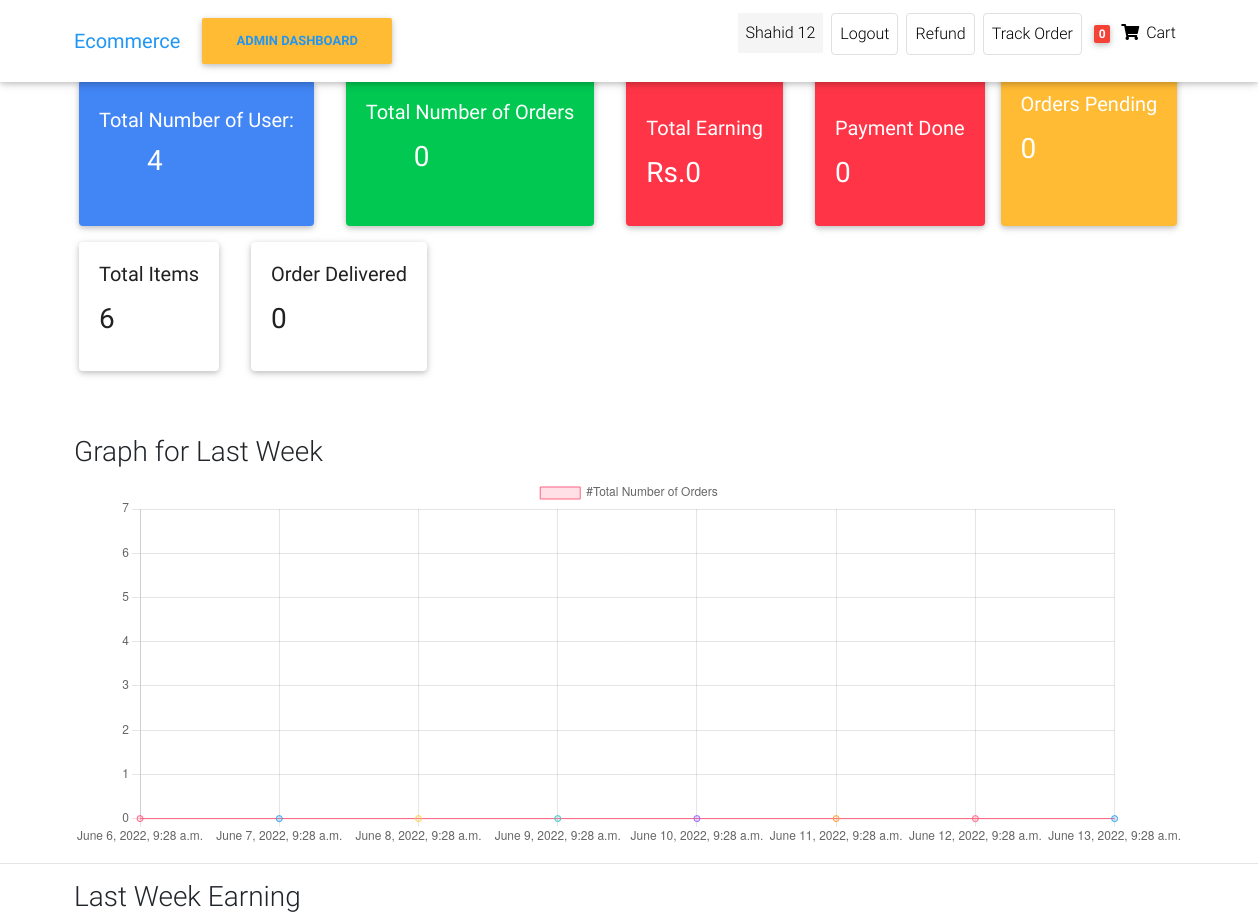
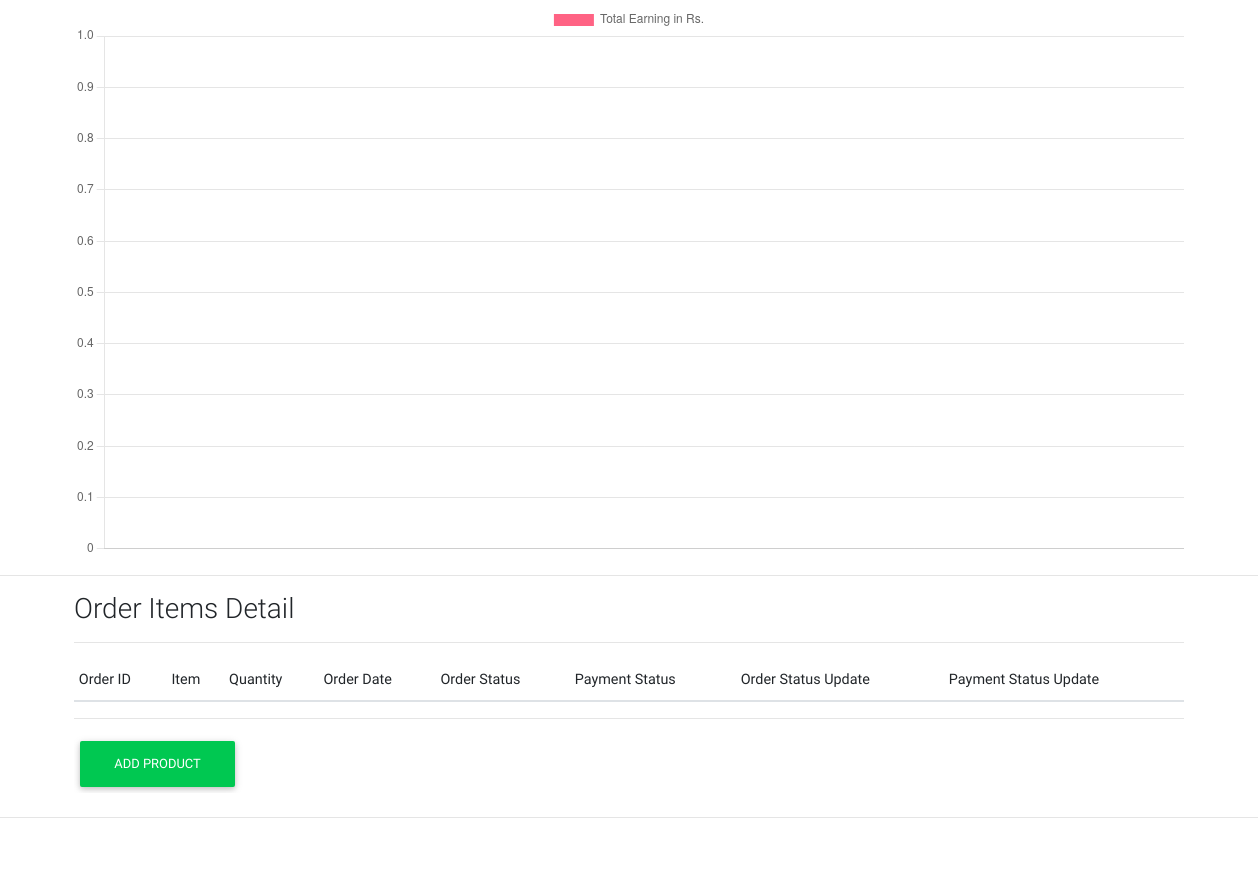
Before: /admin-dashboard/ (signed in) with the older database file (2 pictures, top to bottom).
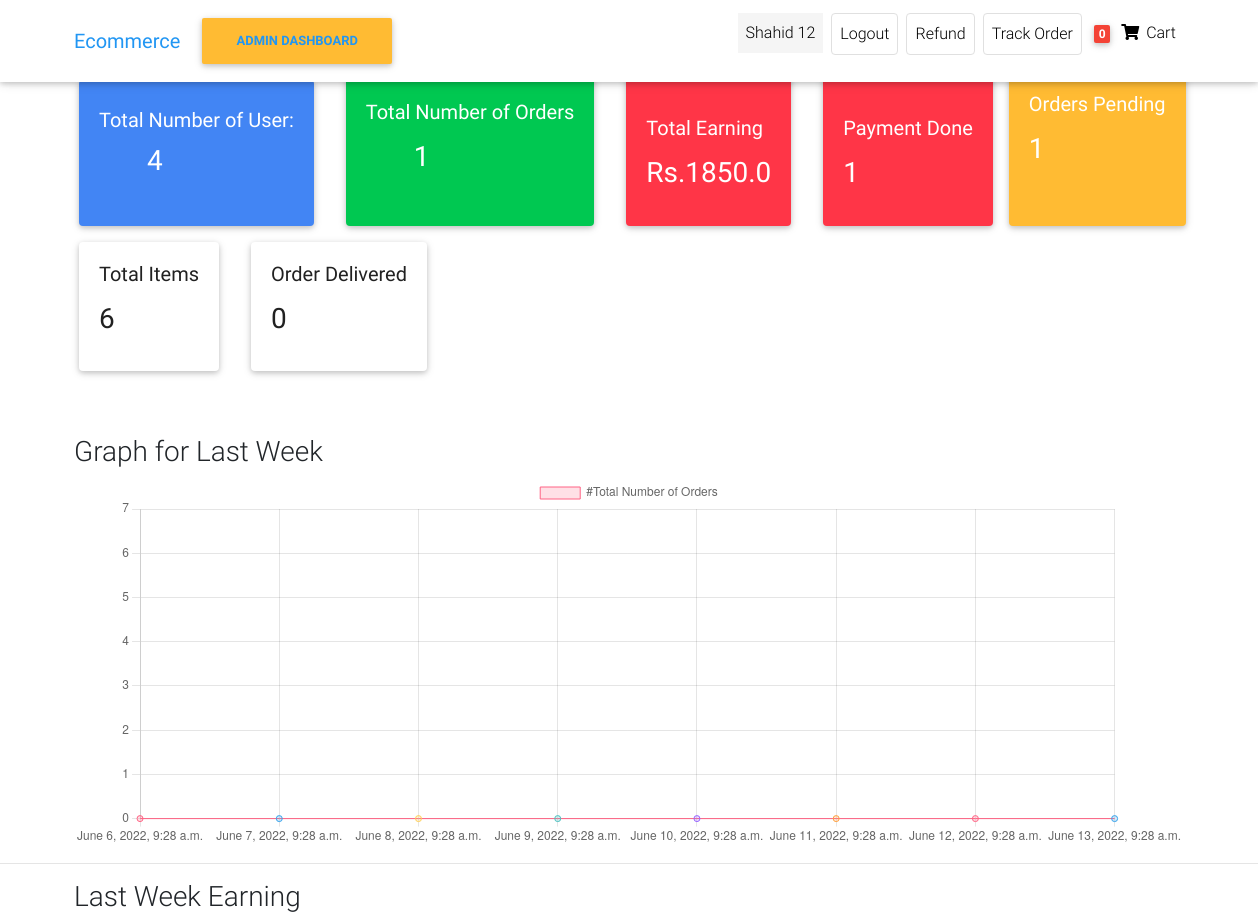
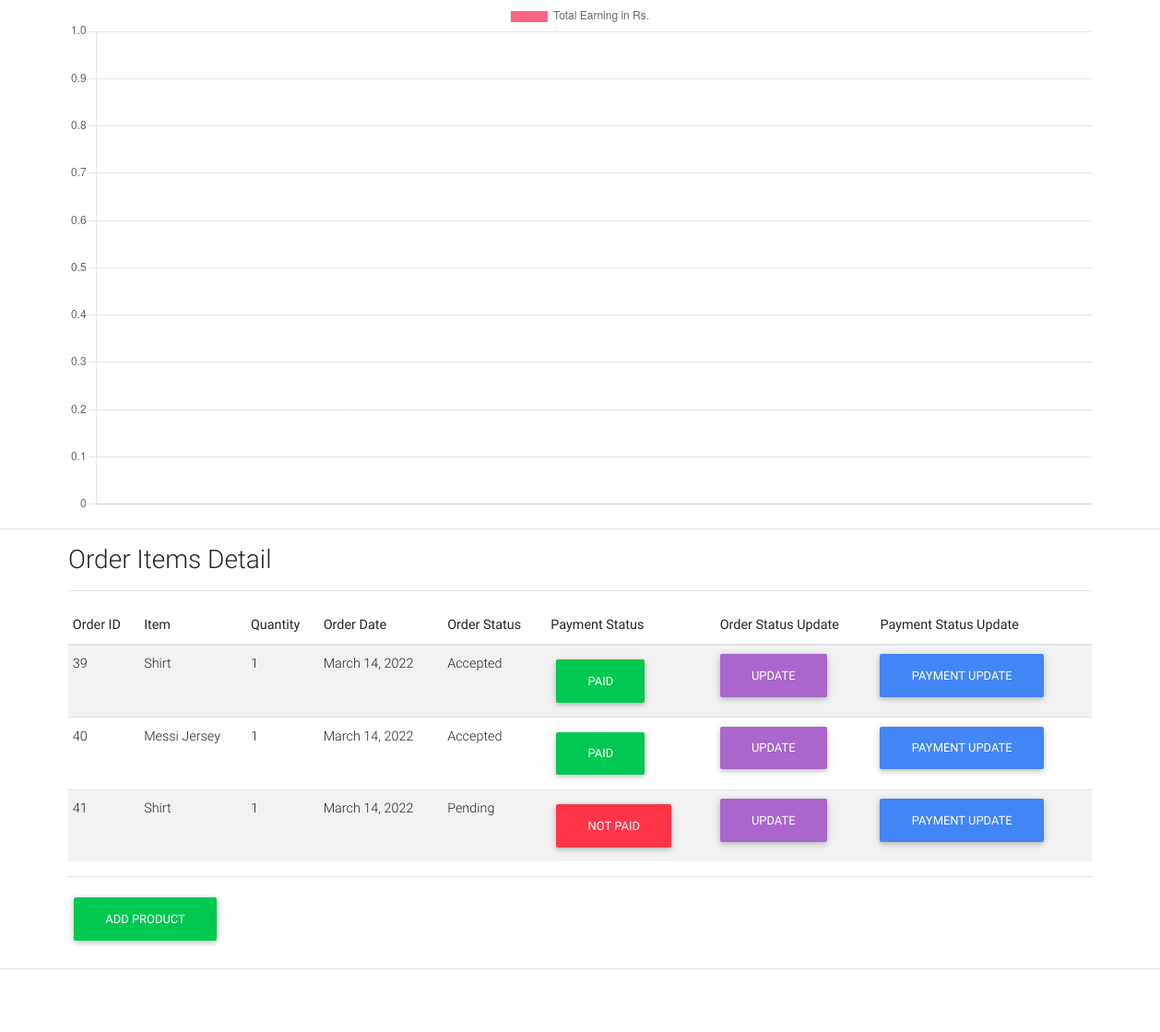
After: the same page with the newer database file (2 pictures, top to bottom).
### front/models.py (models this page shows, shortened)
class OrderItem(models.Model):
    user=models.ForeignKey(Customer,on_delete=models.CASCADE,null=True,blank=True)
    ordered=models.BooleanField(default=False)
    item=models.ForeignKey(Item,on_delete=models.CASCADE)
    quantity=models.IntegerField(default=1)

class Item(models.Model):
    upload_path = 'Images'
    title=models.CharField(max_length=50)
    price=models.FloatField()
    discount_price=models.FloatField(blank=True,null=True)
    category=models.CharField(choices=CATEGORY_CHOICES,max_length=2)
    label=models.CharField(choices=LABEL_CHOICES,max_length=1)
    slug=models.SlugField(blank=True)
    description=models.TextField()
    image=models.ImageField(upload_to=upload_path,null=True,blank=True)

class Order(models.Model):
    user=models.ForeignKey(Customer,on_delete=models.CASCADE)
    ref_code=models.CharField(max_length=20,blank=True,null=True)
    items=models.ManyToManyField(OrderItem)
    start_date = models.DateTimeField(auto_now_add=True)
    ordered_date=models.DateField()
    ordered=models.BooleanField(default=False)#it check whether has been ordered or not
    billing_address=models.ForeignKey('Address',related_name='billing_address',on_delete=models.SET_NULL,blank=True,null=True)
    shipping_address=models.ForeignKey('Address',related_name='shipping_address',on_delete=models.SET_NULL,blank=True,null=True)
    payment_detail=models.ForeignKey('Payments',on_delete=models.SET_NULL,blank=True,null=True)
    coupon=models.ForeignKey('Coupon',on_delete=models.SET_NULL,blank=True,null=True)
    being_delivered=models.BooleanField(default=False)#deliver hogaya
    received=models.BooleanField(default=False)#order hmne receive karliya
    order_status=models.CharField(choices=status,max_length=10,default='Pe')
    refund_requested=models.BooleanField(default=False)
    refund_granted=models.BooleanField(default=False)

### front/views.py (the view)
# urls.py: path('admin-dashboard/',  views.admin_dashboard, name='admin_dashboard'),
@login_required(login_url="login/")
def admin_dashboard(request):
    users=Customer.objects.all().count()
    total_ordered=Order.objects.filter(ordered=True).count()
    total_earnings=Payments.objects.aggregate(Sum('amount'))
    print(total_earnings['amount__sum'])
    order_pending=Order.objects.filter(order_status="Pe").count()
    order_delivered=Order.objects.filter(order_status="D").count()
    order_payment_done=Order.objects.filter(payment_detail__paid=True).count()
    orders=Order.objects.all()
    payment_ids=Payments.objects.all()
    total_items=Item.objects.all().count()
    today=datetime.datetime.now()
    last_week=today-datetime.timedelta(days=7)
    seven_days_count=[]
    seven_days_date=[]
    seven_days_earning=[]
    seven_days_record=[]
    n=0
    while(n<8):
        if n==0:
            last_week
        else:
            last_week=last_week+datetime.timedelta(days=1)
        seven_days_date.append(last_week)
        last_seven_days_orders=Order.objects.filter(ordered_date=last_week)
        last_seven_days_orders_count=last_seven_days_orders.count()
        payment=Payments.objects.filter(timestamp__date=last_week.date())
        total_earning=payment.aggregate(Sum('amount'))
        if total_earning['amount__sum']:
            seven_days_earning.append(total_earning['amount__sum'])
            seven_days_record.append(last_week)
        seven_days_count.append(last_seven_days_orders_count)
        n+=1
    context={'orders':orders,'users':users,'total_ordered':total_ordered,'total_earnings':total_earnings['amount__sum']
    ,'order_pending':order_pending,'total_items':total_items,'seven_days_count':seven_days_count,'seven_days_date':seven_days_date,
    'seven_days_earning':seven_days_earning,'seven_days_record':seven_days_record,'order_delivered':order_delivered,'order_payment_done':order_payment_done
    ,'payment':payment}
    return render(request,'Ecommerce/admin_dashboard.html',context=context)

### front/templatetags/cart_template_tags.py (called while the page is built)
@register.filter
def cart_item_count(user):
    if user.is_authenticated:
        qs=Order.objects.filter(user=user,ordered=False)
        if qs.exists():
            return qs[0].items.count()
    return 0

### front/templates/Ecommerce/admin_dashboard.html (shortened to what the changed rows need)
<!DOCTYPE html>
{% load static %}
{% load cart_template_tags %}
<html lang="en">
    <head>
        <link rel="stylesheet"
              href="https://use.fontawesome.com/releases/v5.11.2/css/all.css">
        <link href="{% static 'css/bootstrap.min.css' %}" rel="stylesheet">
        <link href="{% static 'css/mdb.min.css' %}" rel="stylesheet">
        <link href="{% static 'static' %}" rel="stylesheet">
    </head>
    <body>
            <div id="carousel-example-1z"
                 class="carousel slide carousel-fade pt-4"
                 data-ride="carousel">
{% if user.is_authenticated and user.is_staff and user.is_superuser %}
<main>
        <div class="container-fluid row m-5 ">
            <div class="card text-white bg-primary mb-3 mx-3 mt-2"
                 style="max-width: 18rem;">
                <div class="card-body">
                    <h5 class="card-title mt-2">
                        Total Number of User:
                    </h5>
                    <p class="card-title">
                        <h3 class="mx-5">{{users}}<h3>
                    </p>
                </div>
            </div>
            <div class="card text-white bg-success mb-3 mx-3" style="max-width: 18rem;">
                <div class="card-body">
                    <h5 class="card-title mt-2">
                        Total Number of Orders
                    </h5>
                    <p class="card-text">
                        <h3 class="mx-5">{{total_ordered}}<h3>
                    </p>
                </div>
            </div>
            <div class="card text-white bg-danger mb-3 mx-3" style="max-width: 18rem;">
                <div class="card-body">
                    <h5 class="card-title">
                        <br>
                        Total   Earning
                    </h5>
                    <p class="card-text mx-5">
                        <h3>{% if total_earnings  %}Rs.{{total_earnings}}</h3>{% else %}
                        Rs.0
                        {% endif %}
                    </p>
                </div>
            </div>
            <div class="card text-white bg-danger mb-3 mx-3" style="max-width: 18rem;">
                <div class="card-body">
                    <h5 class="card-title">
                        <br>
                        Payment Done
                    </h5>
                    <p class="card-text mx-5">
                        <h3>{{order_payment_done}}</h3>
                    </p>
                </div>
            </div>
            <div class="card text-white bg-warning mb-3" style="max-width: 18rem;">
                <div class="card-body">
                    <h5 class="card-title">
                        Orders Pending
                     </h5>
                    <p class="card-text mx-5">
                        <h3>{{order_pending}}</h3>
                    </p>
                </div>
            </div>
            <div class="card text-dark bg-white mb-3 mx-3" style="max-width: 18rem;">
                <div class="card-body">
                    <h5 class="card-title">
                        Total Items
                     </h5>
                    <p class="card-text mx-5">
                        <h3>{{total_items}}</h3>
                    </p>
                </div>
            </div>
            <div class="card text-dark bg-white mb-3 mx-3" style="max-width: 18rem;">
                <div class="card-body">
                    <h5 class="card-title">
                        Order Delivered
                     </h5>
                    <p class="card-text mx-5">
                        <h3>{{order_delivered}}</h3>
                    </p>
                </div>
            </div>
        </div>
</main>
<div class="container ">
  <h3>Graph for Last Week</h3>
    <canvas id="myChart" width="300" height="100"></canvas>
<script>
const ctx = document.getElementById('myChart').getContext('2d');
const myChart = new Chart(ctx, {
    type: 'line',
    data: {
        labels: [{% for days in seven_days_date %}'{{days}}',{% endfor %}],
        datasets: [{
            label: '#Total Number of Orders',
            data: [{% for count_of_orders in seven_days_count %}'{{count_of_orders}}',{% endfor %},1,2,3,4,5,6,7],
            backgroundColor: [
                'rgba(255, 99, 132, 0.2)',
                'rgba(54, 162, 235, 0.2)',
                'rgba(255, 206, 86, 0.2)',
                'rgba(75, 192, 192, 0.2)',
                'rgba(153, 102, 255, 0.2)',
                'rgba(255, 159, 64, 0.2)'
            ],
            borderColor: [
                'rgba(255, 99, 132, 1)',
                'rgba(54, 162, 235, 1)',
                'rgba(255, 206, 86, 1)',
                'rgba(75, 192, 192, 1)',
                'rgba(153, 102, 255, 1)',
                'rgba(255, 159, 64, 1)'
            ],
            borderWidth: 1
        }]
    },
    options: {
      responsive: true,
      maintainAspectRatio: true,
        scales: {
            y: {
                beginAtZero: true,
                stepSize: 1,
            }
        }
    }
});
</script>
</div>
<hr>
<div class="container">
  <h3>Last Week Earning</h3>
  <canvas id="myAnotherChart"></canvas>
  <script>
    const myAnotherChart = new Chart(
      document.getElementById('myAnotherChart'),
      config
    );
  </script>
</div>
<hr>
<div class="container mt-3">
    <h3>Order Items Detail</h3>
    <hr>
    <div class="table-responsive">
        <table class="table table-striped table-sm">
          <thead>
            <tr>
              <th scope="col">Order ID</th>
              <th scope="col">Item</th>
              <th scope="col">Quantity</th>
              <th scope="col">Order Date</th>
              <th scope="col">Order Status</th>
              <th scope="col">Payment Status</th>
               <th scope="col">Order Status Update</th>
               <th scope="col">Payment Status Update</th>
            </tr>
          </thead>
          <tbody>
            {% for order in orders %}
            {% for items in order.items.all %}
            <tr>
              <td>{{items.id}}</td>
              <td>{{items.item.title}}</td>
              <td>{{items.quantity}}</td>
              <td>{{order.ordered_date}}</td>
              {% if order.order_status == 'D' %}
              <td class="btn btn-success">{{order.get_order_status_display}}</td>
              {% else %}
              <td >{{order.get_order_status_display}}</td>
              {% endif %}
              <td>{% if order.payment_detail.paid %}<span class="btn btn-success">Paid</span>{% else %}<span class="btn btn-danger">Not Paid</span>{% endif %}
                </td>
              <td><a href="{% url 'update-order-status' order.id %}" class="btn btn-secondary">Update</a></td>
              <td><a href="{% url 'update-payment-status' order.payment_detail.id %}" class="btn btn-primary">Payment Update</a></td>
            </tr>
            {% endfor %}
            {% endfor %}
          </tbody>
        </table>
        <hr>
        <a class="btn btn-success" href="{% url 'admin-add-item' %}">Add Product</a>
      </div>
</div>
{% else %}
<h2>You have no access to this Page.This page is for admin</h2>
{% endif %}
</body>
</html>

Changed rows visible on the page:
added Order: ordered_date "March 14, 2022", order_status "Accepted"
added OrderItem: id "39", item "Shirt", quantity "1", shows "PAID"
added OrderItem: id "40", item "Messi Jersey", quantity "1", shows "PAID"
added Order: ordered_date "March 14, 2022", order_status "Pending"
added OrderItem: id "41", item "Shirt", quantity "1", shows "NOT PAID"
Other visible differences:
{{ total_ordered }}: "0" → "1"
{{ total_earnings }}: (not shown) → "1850.0"
{{ order_payment_done }}: "0" → "1"
{{ order_pending }}: "0" → "1"
text no longer shown: "Rs.0"
text now shown: "Rs."
